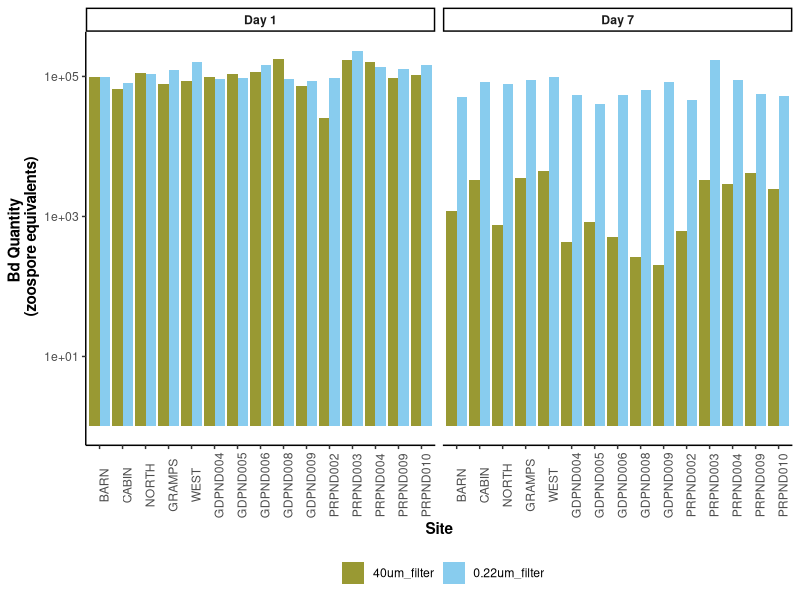
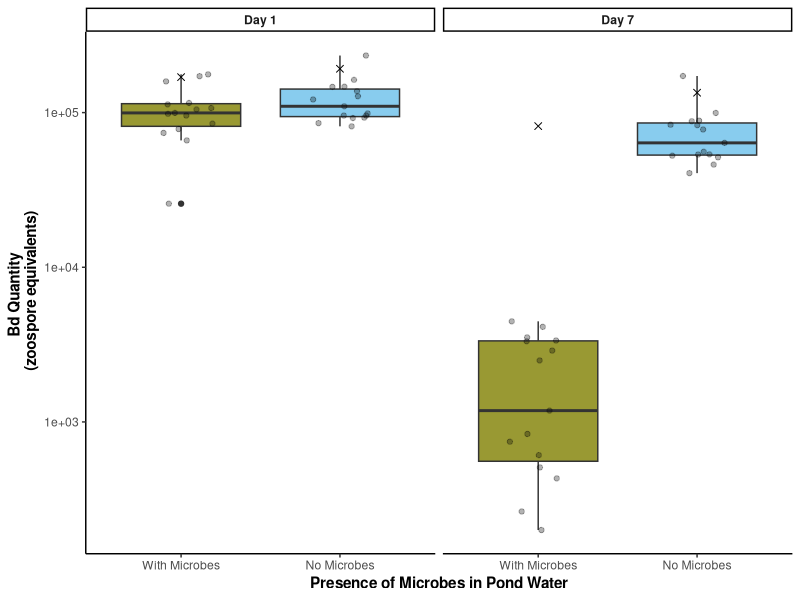
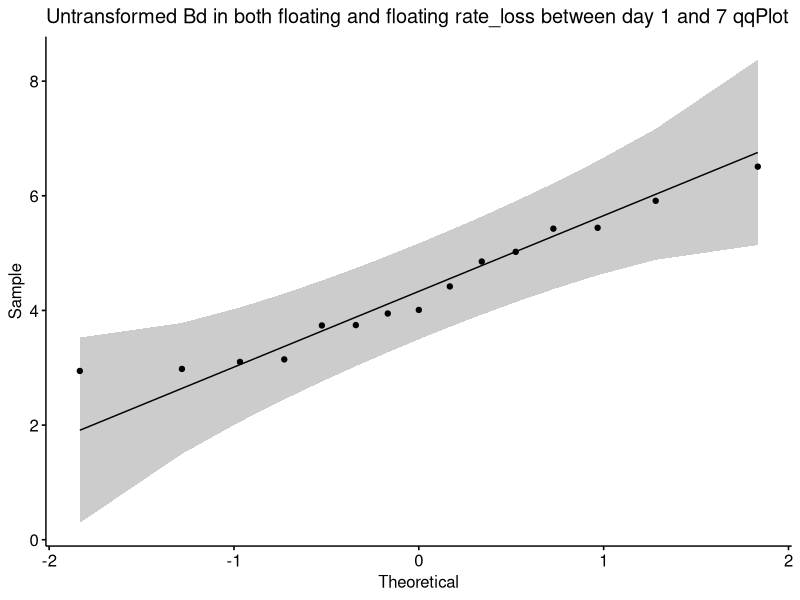
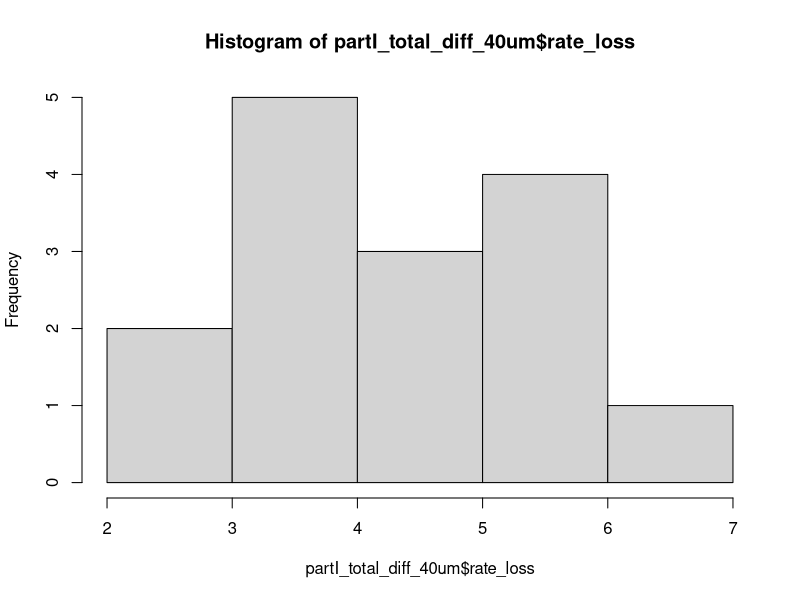
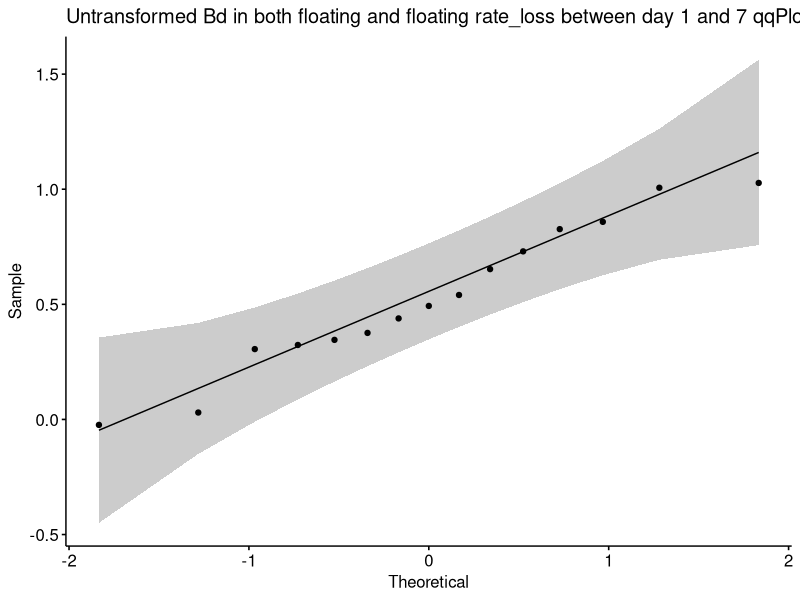
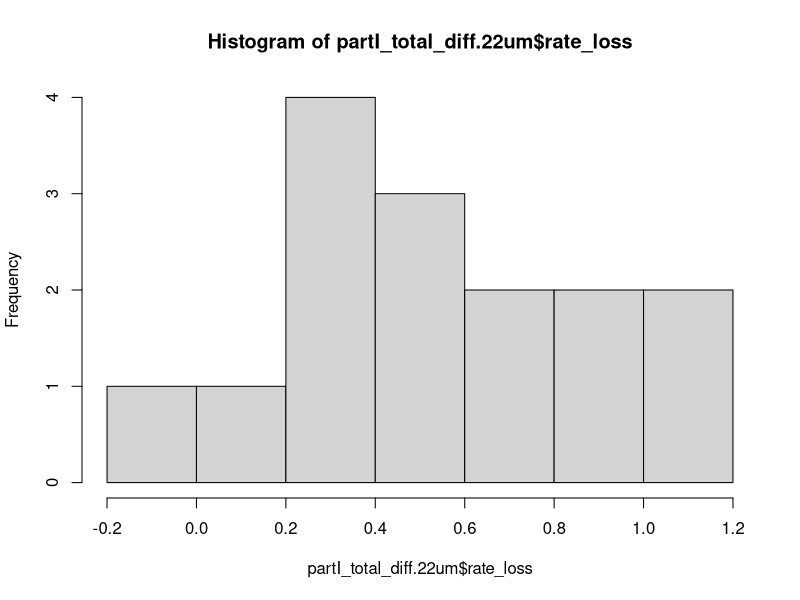
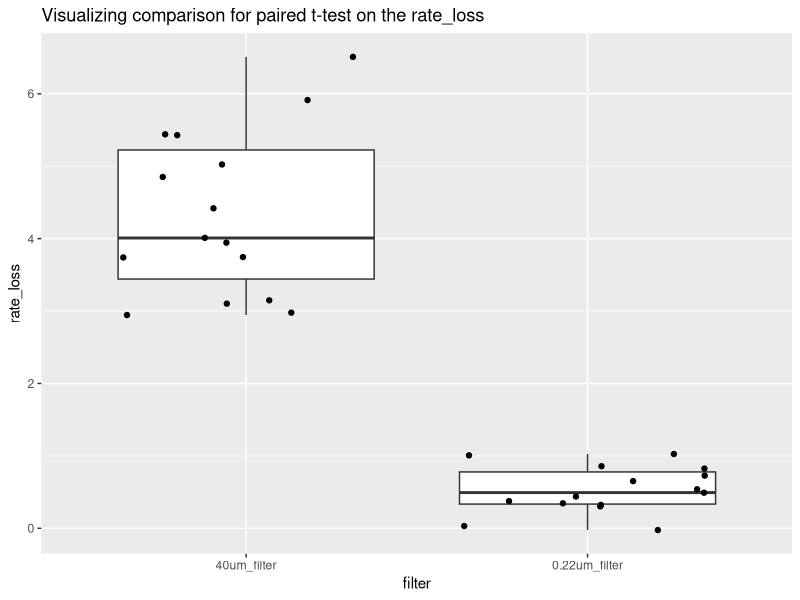
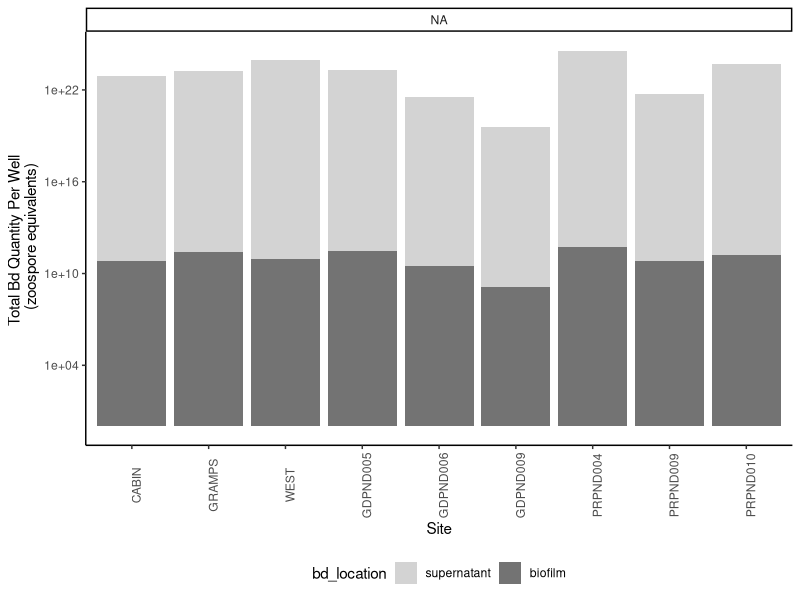

These figures' R source, in order: (Note: this script raises an error after producing the figures.)
## ---- chunk 1
#| warning: false

## read in and clean data
library(tidyverse) # for cleaning and viewing data
library(here) # for importing data
library(ggpubr)
library(rstatix)
library(ggplot2)
library(car)
library(multcomp)
library(nlme)

ns_biofilm_bd <- read.csv(here("data", "nine-sites-biofilm-on-Bd - Sheet1.csv"))
fs_pw_bd <- read.csv(here("data", "fifteen-sites-PW-on-Bd - Sheet1.csv"))
ns_ml_pw_bd <- read.csv(here("data", "nine-sites-PW-on-MLBd - Sheet1.csv")) %>% 
  filter(site != "NORTH")

## ---- chunk 2
# remove controls
partI <- fs_pw_bd %>% filter(site != "sterile MQ")

# keep control for labeling plot
partI_controls <- fs_pw_bd %>% 
  filter(site =="sterile MQ") %>% 
  pivot_wider(names_from = bd_location, values_from = bd_qty) %>%
  mutate(combined_bd = adherent + floating) %>% 
   mutate(day = case_when(
    day == 1 ~ "Day_1",
    day == 7 ~ "Day_7"))

# data type cleaning
partI$bd_location <- factor(partI$bd_location, levels = c("floating", "adherent"))
partI$filter <- factor(partI$filter,
                          levels = c("40um_filter", "0.22um_filter"))
partI$day <- factor(partI$day, levels = c("1", "7"),
                            labels = c("Day_1", "Day_7"))
partI$site <- factor(partI$site,
                          levels = c("BARN", "CABIN", "NORTH", "GRAMPS", "WEST", "GDPND004", "GDPND005", "GDPND006", "GDPND008", "GDPND009", "PRPND002", "PRPND003", "PRPND004", "PRPND009", "PRPND010", "sterile MQ"))

# get the total difference across days by combining both locations of Bd then subtracting across days
partI_total_diff <- partI %>%
  # combine floating and adherent for total_Bd
  pivot_wider(names_from = bd_location, values_from = bd_qty) %>%
  mutate(combined_bd = adherent + floating) %>% 
  subset(select = -c(adherent,floating)) %>% 

# different metrics of difference in Bd
  pivot_wider(names_from = day, values_from = combined_bd) %>%

  # calculate the rate loss by taking the log of each before subtracting
  mutate(rate_loss = log(Day_1) - log(Day_7))  %>% 

  # calculate the difference in raw amount of Bd
  mutate(diff = Day_1 - Day_7)

# Split into 2 data frames one for 40 and one for .22

partI_total_diff_40um <- partI_total_diff %>% 
  filter(filter =="40um_filter")
partI_total_diff.22um <- partI_total_diff%>% 
  filter(filter =="0.22um_filter")

## ---- chunk 3
# Colors: these are from Paul Tol's colorblind friendly palette
with_microbes_40_color <- "#999933"
no_microbes_.22_color <- "#88ccee"
## ---- chunk 4
partI %>%
  # combine floating and adherent for total_Bd
  pivot_wider(names_from = bd_location, values_from = bd_qty) %>%
  mutate(combined_bd = adherent + floating) %>% 
ggplot(aes(y= combined_bd, x = site, fill = filter)) + 
    geom_col(position = position_dodge()) +
  scale_y_log10() +
    facet_wrap(~day, labeller = labeller(day = c("Day_1" = "Day 1",
                                                    "Day_7" = "Day 7"))) +
  scale_fill_manual(values = c("40um_filter" = with_microbes_40_color, 
                                "0.22um_filter" = no_microbes_.22_color)) +
    theme_classic() +
   theme(axis.text.x = element_text(angle = 90),
        legend.position = "bottom",
         strip.text = element_text(face="bold"),
         axis.title = element_text(face = "bold")) + 
    xlab("Site") +
    ylab("Bd Quantity \n (zoospore equivalents)") +
  guides(fill=guide_legend(title=""))
## ---- chunk 5
partI %>%
  # combine floating and adherent for total_Bd
  pivot_wider(names_from = bd_location, values_from = bd_qty) %>%
  mutate(combined_bd = adherent + floating) %>% 
  
  # create the plot
  ggplot(aes(y= combined_bd, x = filter, fill = filter)) + 
    geom_boxplot() +
  geom_jitter(width = 0.2, alpha = 0.3) +
    scale_y_log10() +
    facet_wrap(~day, labeller = labeller(day = c("Day_1" = "Day 1",
                                                    "Day_7" = "Day 7")))+
  scale_fill_manual(values = c("40um_filter" = with_microbes_40_color, 
                                "0.22um_filter" = no_microbes_.22_color)) +
    theme_classic() +
   theme(legend.position = "none",
         strip.text = element_text(face="bold"),
         axis.title = element_text(face = "bold")) + 
  scale_x_discrete (labels= c("40um_filter" = "With Microbes", "0.22um_filter" = "No Microbes")) +
    xlab("Presence of Microbes in Pond Water") +
    ylab("Bd Quantity \n (zoospore equivalents)") +
  
  # add controls ad x's
  geom_point(data = partI_controls, aes(x = filter, y = combined_bd), shape = 4, size = 2)
## ---- chunk 6
# check normality of the differences across groups: it's normal untransformed in both!
partI_total_diff_40um %>% 
 ggqqplot("rate_loss", title = "Untransformed Bd in both floating and floating rate_loss between day 1 and 7 qqPlot") # good enough
shapiro.test(partI_total_diff_40um$rate_loss) # normal, yay!
hist(partI_total_diff_40um$rate_loss) # good enough

partI_total_diff.22um%>% 
 ggqqplot("rate_loss", title = "Untransformed Bd in both floating and floating rate_loss between day 1 and 7 qqPlot") # gorgeous
shapiro.test(partI_total_diff.22um$rate_loss) # normal, yay!
hist(partI_total_diff.22um$rate_loss) # good enough

# visualize the comparison I am making
partI_total_diff %>%
ggplot(aes(y= rate_loss, x = filter)) + 
    geom_boxplot() +
  geom_jitter() +
  ggtitle("Visualizing comparison for paired t-test on the rate_loss")
## ---- chunk 7
# Step 3: run the paired t-test on the difference
t.test(partI_total_diff_40um$rate_loss, partI_total_diff.22um$rate_loss, paired = TRUE)
## ---- chunk 8
part_two <- ns_biofilm_bd

#---- Part II
# set as factors with levels so they appear in order in plots later
part_two$site <- factor(part_two$site,
                                levels = c("CABIN", "GRAMPS", "WEST", "GDPND005", "GDPND006", "GDPND009", "PRPND004", "PRPND009", "PRPND010"))
part_two$bd_location <- factor(part_two$bd_location, levels = c("supernatant", "biofilm"))
part_two$day <- factor(part_two$day, levels = c("Day_0", "Day_1", "Day_7"))

# Biofilm only, no supernatant, and days 1 and 7 only, no day 0
part_two_bf_only <- part_two %>% 
  filter(bd_location == "biofilm") %>% 
  filter(day != "Day_0") %>% 
  #log bd qty
  mutate(log_qty = log(bd_qty))
  
## ---- chunk 9
part_two %>%
ggplot(aes(y= bd_qty, x = site, fill=bd_location)) + 
    geom_col() +
    facet_grid(.~day)+
  theme_classic()+
  scale_fill_manual(values = c("lightgrey", "gray45" )) +
    theme(axis.text.x = element_text(angle = 90),
          legend.position = "bottom") + 
    scale_y_log10() +
    xlab("Site") +
   ylab("Total Bd Quantity Per Well \n (zoospore equivalents)") 
## ---- chunk 10
part2 <- part_two_bf_only %>%
ggplot(aes(y= bd_qty, x = day)) + 
    geom_boxplot(fill = no_microbes_.22_color) +
    geom_point(alpha = 0.3) +
    theme_classic() +
  scale_y_log10() +
   theme(legend.position = "none",
         strip.text = element_text(face="bold"),
         axis.title = element_text(face = "bold")) + 
    xlab("Time (days)") +
    ylab("Bd Quantity \n (zoospore equivalents)") +
  scale_x_discrete (labels= c("Day_1" = "Day 1", "Day_7" = "Day 7"))

# Let's add significance letters
significance_data <- tibble(
 day = factor(c("Day_1", "Day_7"), levels = c("Day_1", "Day_7")),
  y_position = c(1.6e+05, 1.4e+04),  # Adjust this depending on your plot's scale
  label = c("a", "b"))

part2 + 
geom_text(data = significance_data, aes(x = day, y = y_position, label = label),
            position = position_dodge(width = 0.75), vjust = 0) 

## ---- chunk 11
# check normality of the differences across groups let's try untransformed
part_two_bf_only %>% 
 ggqqplot("bd_qty", title = "Untransformed Bd loads") +
  facet_wrap(~day) # gotta transform the data, day 1 is not normal

part_two_bf_only %>% 
  ggqqplot("log_qty", title = "Transformed Bd loads") +
  facet_wrap(~day) # not perfect but close, let's try shapiro tests

# Shapiro tests
day_one <- part_two_bf_only %>% 
  filter(day == "Day_1") %>% # filter to only include day 1
  pull(log_qty)

shapiro.test(day_one) # p >> 0.05, it's normal!

day_seven <- part_two_bf_only %>% 
  filter(day == "Day_7") %>% # filter to only include day 1
  pull(log_qty)

shapiro.test(day_seven) # p >> 0.05, it's normal!

# Histograms for funsies
part_two_bf_only %>% 
ggplot(aes(x = log_qty)) + # x-axis
  geom_histogram(bins = 4) + # make a histogram
  facet_wrap(~ day, # make multiple panels by day
             scales = "free") # let the axes vary between panels
## ---- chunk 12
# Step 3: run the paired t-test
t.test(day_one, day_seven, paired = TRUE)
## ---- chunk 13
part_three <- ns_ml_pw_bd %>% 
  filter(filter != "control") %>% 
  filter(site != "MQ")

# keep control for labeling plot
partIII_controls <- ns_ml_pw_bd %>% 
  filter(site =="MQ") %>% 
  pivot_wider(names_from = bd_location, values_from = bd_qty) %>%
  mutate(combined_bd = adherent + supernatant)

# Data type cleaning
part_three$site <- factor(part_three$site,
                                levels = c("CABIN", "GRAMPS", "WEST", "GDPND005", "GDPND006", "GDPND009", "PRPND004", "PRPND009", "PRPND010"))
part_three$bd_location <- factor(part_three$bd_location, levels = c("supernatant", "adherent"))
part_three$day <- factor(part_three$day, levels = c("Day_1", "Day_7")) 

# get the total difference across days by combining both locations of Bd then subtracting across days
part_three_total_diff <- part_three %>%
  # combine supernatant and adherent for total_Bd
  pivot_wider(names_from = bd_location, values_from = bd_qty) %>%
  mutate(combined_bd = adherent + supernatant) %>% 
  subset(select = -c(adherent,supernatant)) %>% 
  
# different metrics of difference in Bd
  pivot_wider(names_from = day, values_from = combined_bd) %>%
  
  # calculate the difference in raw amount of Bd
  mutate(diff = Day_1 - Day_7) %>% 

  # calculate the rate loss by taking the log of each before subtracting
  mutate(rate_loss = log(Day_1) - log(Day_7))

# Step 2: create subsets for each treatment
part_three_total_diff_40um <- part_three_total_diff %>% 
  filter(filter =="40um_filter")
part_three_total_diff.22um <- part_three_total_diff %>% 
  filter(filter =="0.22um_filter")

## ---- chunk 14
part_three %>%
  # combine floating and adherent for total_Bd
  pivot_wider(names_from = bd_location, values_from = bd_qty) %>%
  mutate(combined_bd = adherent + supernatant) %>% 
ggplot(aes(y= combined_bd, x = site, fill = filter)) + 
    geom_col(position = position_dodge()) +
  scale_y_log10() +
    facet_wrap(~day)+
  scale_fill_manual(values = c("40um_filter" = with_microbes_40_color, 
                                "0.22um_filter" = no_microbes_.22_color)) +
    theme_classic() +
   theme(axis.text.x = element_text(angle = 90),
        legend.position = "bottom",
         strip.text = element_text(face="bold"),
         axis.title = element_text(face = "bold")) + 
    xlab("Site") +
    ylab("Bd Quantity \n (zoospore equivalents)") +
  guides(fill=guide_legend(title=""))

## ---- chunk 15
part_three %>%
  # combine floating and adherent for total_Bd
  pivot_wider(names_from = bd_location, values_from = bd_qty) %>%
 mutate(combined_bd = adherent + supernatant) %>% 

  # plot it
  ggplot(aes(y= combined_bd, x = filter, fill = filter)) + 
    geom_boxplot() +
  geom_jitter(width = 0.2, alpha = 0.3) +
    scale_y_log10() +
    facet_wrap(~day, labeller = labeller(day = c("Day_1" = "Day 1",
                                                    "Day_7" = "Day 7")))+
  scale_fill_manual(values = c("40um_filter" = with_microbes_40_color, 
                                "0.22um_filter" = no_microbes_.22_color)) +
    theme_classic() +
   theme(legend.position = "none",
         strip.text = element_text(face="bold"),
         axis.title = element_text(face = "bold")) + 
  scale_x_discrete (labels= c("40um_filter" = "With Microbes", "0.22um_filter" = "No Microbes")) +
    xlab("Presence of Microbes in Pond Water Added to Monolayer Biofilm") +
    ylab("Bd Quantity \n (zoospore equivalents)") +

 # add controls ad x's
geom_point(data = partIII_controls, aes(x = filter, y = combined_bd), shape = 4, size = 2)

## ---- chunk 16
# check normality of the differences across groups: it's normal untransformed in both!
part_three_total_diff_40um %>% 
 ggqqplot("rate_loss", title = "Untransformed 40um") # good enough
shapiro.test(partI_total_diff_40um$rate_loss) # normal, yay!
hist(partI_total_diff_40um$rate_loss) # good enough

part_three_total_diff.22um%>% 
 ggqqplot("rate_loss", title = "Untransformed 0.22um") # gorgeous
shapiro.test(partI_total_diff.22um$rate_loss) # normal, yay!
hist(partI_total_diff.22um$rate_loss) # good enough

# visualize the comparison I am making
part_three_total_diff %>%
ggplot(aes(y= rate_loss, x = filter)) + 
    geom_boxplot() +
  geom_jitter() +
  ggtitle("Visualizing comparison for paired t-test on the rate_loss")
## ---- chunk 17
# Step 3: run the paired t-test on the difference
t.test(part_three_total_diff_40um$rate_loss, part_three_total_diff.22um$rate_loss, paired = TRUE)
## ---- chunk 18
# data wrangling for comparisons across experiments

pw_no_microbes <- partI_total_diff %>% 
  # remove "other" 6 sites, not the 9 sites we are using
  filter(site!="NORTH" & site!="BARN" & site!="PRPND002"  & site!="PRPND003" & site!="GDPND004"  & site!="GDPND008") %>% 
  filter(filter == "0.22um_filter") %>% 
  mutate(treatment = "PW 0.22um")

pw_WITH_microbes <- partI_total_diff %>%
  # remove "other" 6 sites, not the 9 sites we are using
  filter(site!="NORTH" & site!="BARN" & site!="PRPND002"  & site!="PRPND003" & site!="GDPND004"  & site!="GDPND008") %>% 
  filter(filter != "0.22um_filter") %>% 
  mutate(treatment = "PW 40um")

fieldbf_no_microbes <- part_two_bf_only %>%
   subset(select = -c(bd_location, log_qty)) %>% 
  filter(day != "Day_0") %>% 
# calculate the difference in raw amount of Bd
  pivot_wider(names_from = day, values_from = bd_qty) %>%
  mutate(diff = Day_1 - Day_7) %>% 
# calculate the rate loss by taking the log of each before subtracting
  mutate(rate_loss = log(Day_1) - log(Day_7)) %>% 
  mutate(treatment = "Field bf 0.22") %>% 
  mutate(filter = "0.22um_filter")

monolayer_WITH_microbes <- part_three_total_diff %>% 
  filter(filter != "0.22um_filter") %>% 
  mutate(treatment = "Monolayer 40um")

monolayer_NO_microbes <- part_three_total_diff %>% 
  filter(filter == "0.22um_filter") %>% 
  mutate(treatment = "Monolayer 0.22um")
  
all_parts<- bind_rows(pw_WITH_microbes, pw_no_microbes, fieldbf_no_microbes, monolayer_WITH_microbes, monolayer_NO_microbes) %>% 
  mutate(percent_loss = (diff/Day_1) * 100) 

# set PW 40 um as the intercept, comparing back to that one
all_parts$treatment <- factor(all_parts$treatment,
                          levels = c("PW 40um", "PW 0.22um", "Field bf 0.22", "Monolayer 40um", "Monolayer 0.22um"))
  
## ---- chunk 19
par(mfrow = c(2,2))
mod3 <- aov(rate_loss~treatment, data=all_parts)
plot(mod3) # not terrible!
## ---- chunk 20
anova(mod3)
summary(mod3) # sig!
post_hoc_rateloss <- glht(mod3, # with your ANOVA model
                 linfct = mcp(treatment = "Tukey"))
summary(post_hoc_rateloss)
cld(post_hoc_rateloss) 

# export cld results as a dataframe
cld_results_rateloss <- cld(post_hoc_rateloss)
labels_rl <- cld_results_rateloss$mcletters$Letters
treatments_rl <- names(labels_rl)
labels_rl <- as.character(labels_rl)

sig_data_rl <- tibble(
  treatment = treatments_rl,
  y_position = c(6.5,1.5,6.5,2.5,4),
  label = labels_rl)
## ---- chunk 21
exploratory_viz <- all_parts %>% 
  ggplot(aes(y= rate_loss, x = treatment, fill = filter)) + 
    geom_boxplot() +
  geom_jitter(alpha = 0.5, width = 0.1) +
    theme_classic() +
   theme(legend.position = "bottom",
         strip.text = element_text(face="bold"),
         axis.title = element_text(face = "bold")) + 
  scale_x_discrete (labels= c("40um_filter" = "With Microbes", "0.22um_filter" = "No Microbes")) +
    xlab("Treatment") +
    ylab("Rate of Loss of Bd over 7 Days") + 
  ggtitle("Exploratory visualization, not final plot")

## ---- chunk 22
ab <- all_parts %>% 
  mutate(medium = case_when(
    grepl("PW", treatment) ~ "PW",
    grepl("Field bf", treatment) ~ "Field bf",
    grepl("Monolayer", treatment) ~ "Monolayer"
  )) %>% 
   ggplot(aes(y= rate_loss, x = medium, fill = filter)) + 
    geom_boxplot() +
  geom_point(alpha = 0.5) +
    theme_classic() +
  facet_wrap(~filter, scales = "free_x", labeller = labeller(filter = c("0.22um_filter" = "No Microbes",
                                                    "40um_filter" = "With Microbes"))) +
   scale_fill_manual(values = c("40um_filter" = with_microbes_40_color, 
                                "0.22um_filter" = no_microbes_.22_color)) +
   theme(legend.position = "none",
         strip.text = element_text(face="bold"),
         axis.title = element_text(face = "bold")) +
    xlab("Medium") +
      ylab("Rate loss of Bd over 7 Days") + 
  scale_x_discrete (labels= c("PW" = "Pond Water", "Field bf" = "Aquatic \nEnvironmental Biofilm", "Monolayer" = "Bd-Monolayer\nBiofilm"))

sig_data_rl <- sig_data_rl %>% 
mutate(filter = case_when(
    grepl("40um", treatment) ~ "40um_filter",
    grepl("0.22", treatment) ~ "0.22um_filter")) %>% 
mutate(medium = case_when(
    grepl("PW", treatment) ~ "PW",
    grepl("Field bf", treatment) ~ "Field bf",
    grepl("Monolayer", treatment) ~ "Monolayer"))

ab + geom_text(data = sig_data_rl, aes(x = medium, y = y_position, label = label, group = filter), inherit.aes = FALSE) 
## ---- chunk 23
plot <- all_parts %>% 
  ggplot(aes(y= percent_loss, x = treatment, fill = filter)) + 
    geom_boxplot() +
  geom_jitter(alpha = 0.5, width = 0.1) +
    theme_classic() +
   scale_fill_manual(values = c("40um_filter" = with_microbes_40_color, 
                                "0.22um_filter" = no_microbes_.22_color)) +
   theme(
         strip.text = element_text(face="bold"),
         axis.title = element_text(face = "bold")) + 
  scale_x_discrete (labels= c("40um_filter" = "With Microbes", "0.22um_filter" = "No Microbes")) +
    xlab("Treatment") +
    ylab("Percent Reduction of Bd over 7 Days")

## ---- chunk 24
par(mfrow = c(2,2))
# Is my raw data normal?
mod <- aov(percent_loss~treatment, data=all_parts)
plot(mod) # nope! gotta transform or try rate

all_parts <- all_parts %>%
  mutate(prop_loss = percent_loss/100) %>% 
  mutate(transformed_percent = asin(sqrt(prop_loss)))

mod2 <- aov(transformed_percent~treatment, data=all_parts)
plot(mod2) # better! 

summary(mod2) # sig
anova(mod2)
post_hoc2 <- glht(mod2, # with your ANOVA model
                 linfct = mcp(treatment = "Tukey"))
summary(post_hoc2)
cld(post_hoc2)

# export cld results as a dataframe
cld_results_acp <- cld(post_hoc2)
labels_acp <- cld_results_acp$mcletters$Letters
treatments_acp <- names(labels_acp)
labels_acp <- as.character(labels_acp)

significance_labels_acp <- data.frame(
  treatment = treatments_acp,
  label = labels_acp,
  stringsAsFactors = FALSE)

# ajust label position
highest_values <- aggregate(transformed_percent ~ treatment, data = all_parts, max)
significance_labels_acp <- merge(significance_labels_acp, highest_values, by = "treatment")
significance_labels_acp$y_position <- significance_labels_acp$transformed_percent * 1.05  # 5% above the max value
## ---- chunk 25
arcsine_withlabels <- all_parts %>% 
  ggplot(aes(y= transformed_percent, x = treatment, fill = filter)) + 
    geom_boxplot() +
  geom_jitter(alpha = 0.5, width = 0.1) +
    geom_text(data = significance_labels_acp, aes(x = treatment, y = y_position, label = label),inherit.aes = FALSE) +
    theme_classic() +
     scale_fill_manual(values = c("40um_filter" = with_microbes_40_color, 
                                "0.22um_filter" = no_microbes_.22_color)) +
   theme(legend.position = "none",
         strip.text = element_text(face="bold"),
         axis.title = element_text(face = "bold")) +
    xlab("Treatment") +
      ylab("Percent Reduction of Bd over 7 Days\n(arcsine squareroot transformed)")

arcsine_withlabels
## ---- chunk 26
# check normality of the differences across groups: it's normal untransformed in both!
partI_total_diff_40um %>% 
 ggqqplot("diff", title = "Untransformed Bd in both floating and floating diff between day 1 and 7 qqPlot") # good enough
shapiro.test(partI_total_diff_40um$diff) # normal, yay!
hist(partI_total_diff_40um$diff) # good enough

partI_total_diff.22um%>% 
 ggqqplot("diff", title = "Untransformed Bd in both floating and floating diff between day 1 and 7 qqPlot") # gorgeous
shapiro.test(partI_total_diff.22um$diff) # normal, yay!
hist(partI_total_diff.22um$diff) # good enough

# visualize the comparison I am making
partI_total_diff %>%
ggplot(aes(y= diff, x = filter)) + 
    geom_boxplot() +
  geom_jitter() +
  ggtitle("Visualizing comparison for paired t-test on the differences")
  
## ---- chunk 27
# Step 3: run the paired t-test on the difference
t.test(partI_total_diff_40um$diff, partI_total_diff.22um$diff, paired = TRUE)
## ---- chunk 28
#| warning: false
#| message: false

# wrangle
part_two_bf_only  <- part_two_bf_only  %>% 
  mutate(log_qty = log(bd_qty))

# visualize
psych::pairs.panels(part_two_bf_only)
part_two_bf_only %>%
 ggqqplot("log_qty", title = "log_qty") # good enough
  shapiro.test(part_two_bf_only$log_qty) # normal, yay!
  hist(part_two_bf_only$log_qty) # good enough?
mod <- aov(log_qty ~ day, data = part_two_bf_only) # couldn't use "plot" on lme so this was next best thing?
plot(mod) # good enough resids?


# Model for randomized block design
lme_mod <- lme(log_qty ~ factor(day), random = ~1|factor(site),  data = part_two_bf_only)
summary(lme_mod) # summary of the output
anova(lme_mod) # suse anova table to determine if the fixed effect of day is significant

emmeans::emmeans(lme_mod, pairwise ~ day) # pairwise comparisons

emmeans::lsmeans(lme_mod, pairwise~day, adjust="tukey") # pairwise comparisons

## ---- chunk 29
# Assumptions testing

# check normality of the differences across groups
part_three_total_diff_40um %>% 
 ggqqplot("diff", title = "40 um") # not great
shapiro.test(part_three_total_diff_40um$diff) # NOT normal
hist(part_three_total_diff_40um$diff) # nope

# we gotta transform, and note we have negative: west GAINED Bd
part_three_total_diff_40um <- part_three_total_diff_40um %>% 
  mutate(log_diff = log(diff)) # warning: NaN's produced

part_three_total_diff_40um %>% 
  ggqqplot("log_diff", title = "40 um") # good enough
shapiro.test(part_three_total_diff_40um$log_diff) # woohoo!!
hist(part_three_total_diff_40um$log_diff) # sure

# 0.22 micron

# check normality of the differences across groups
part_three_total_diff.22um  %>% 
 ggqqplot("diff", title = ".22 um") # not great
shapiro.test(part_three_total_diff.22um $diff) # shapiro says its fine
hist(part_three_total_diff.22um $diff) # meh

# we gotta transform, but we have negative: west GAINED Bd
part_three_total_diff.22um  <- part_three_total_diff.22um %>% 
  mutate(log_diff = log(diff))

part_three_total_diff.22um  %>% 
  ggqqplot("log_diff", title = ".22 um") # better?
shapiro.test(part_three_total_diff.22um $log_diff) # woohoo!!
hist(part_three_total_diff.22um $log_diff) # sure

# visualize the comparison I am making
part_three_total_diff %>%
ggplot(aes(y= diff, x = filter)) + 
    geom_boxplot() +
  geom_jitter(width = 0.1) +
  scale_y_log10()+
  ggtitle("Visualizing comparison for paired t-test on the differences")
## ---- chunk 30
# Step 3: run the paired t-test on the difference
t.test(part_three_total_diff_40um$log_diff, part_three_total_diff.22um$log_diff, paired = TRUE)
